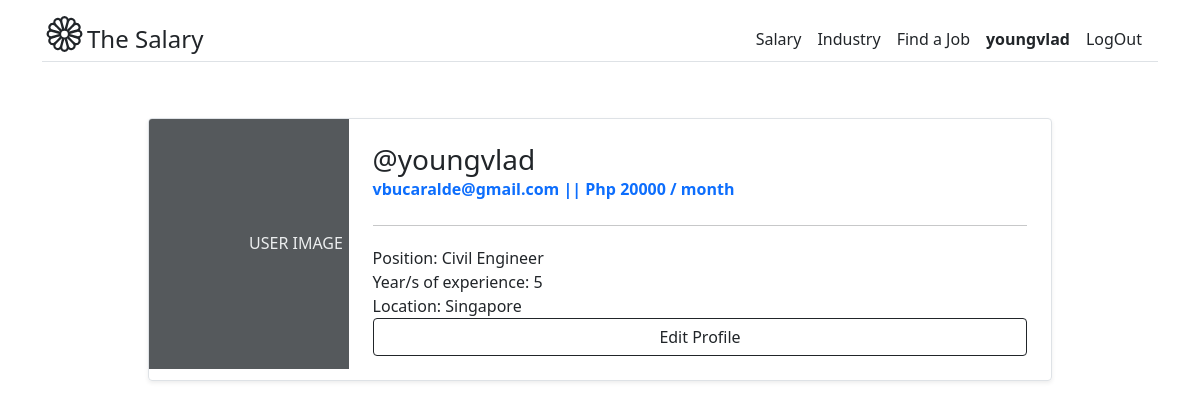
The app's page /account/detail-profile/ (signed in), older data.
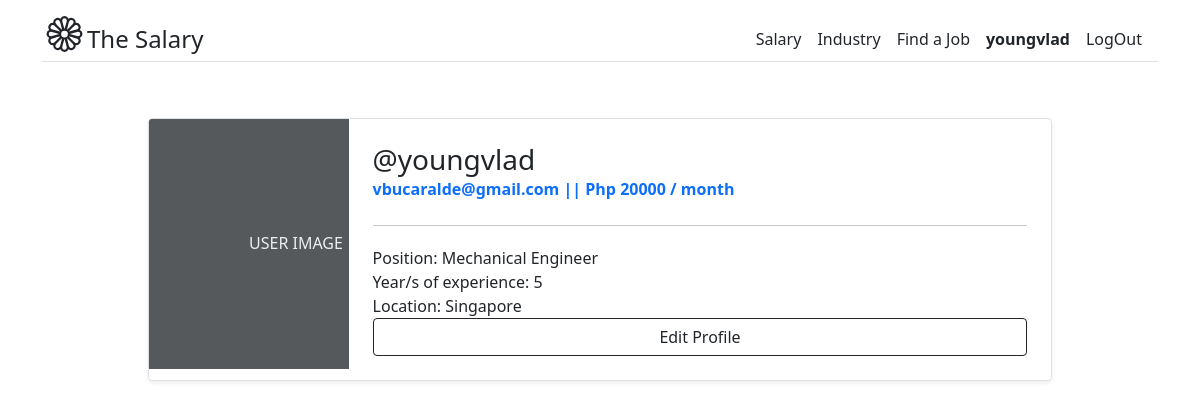
The same page, newer data.
### account/models.py (models this page shows, shortened)
class CustomUser(AbstractBaseUser, PermissionsMixin):
    email           = models.EmailField(_('Email Address'), unique=True)
    username        = models.CharField(max_length=15, unique=True, blank=True, null=True)
    first_name      = models.CharField(max_length=20)
    last_name       = models.CharField(max_length=20)
    birthday        = models.DateField(null=True, blank=True)
    is_active       = models.BooleanField(default=True)
    is_staff        = models.BooleanField(default=False)
    is_superuser    = models.BooleanField(default=False)
    date_created    = models.DateTimeField(auto_now_add=True)
    USERNAME_FIELD  = 'email'
    REQUIRED_FIELDS = ['username', 'first_name', 'last_name']
    objects = CustomUserManager()
    class Meta:
        verbose_name            = 'Account'
        verbose_name_plural     = 'Accounts'

class UserProfile(models.Model):
    position                    = models.CharField(max_length=50, null=False, blank=False)
    yoe                         = models.PositiveSmallIntegerField(null=False, blank=False)
    tool_1                      = models.CharField(max_length=20, null=False, blank=False)
    tool_2                      = models.CharField(max_length=20, null=True, blank=True)
    tool_3                      = models.CharField(max_length=20, null=True, blank=True)
    salary                      = models.PositiveIntegerField(null=False, blank=False)
    location                    = models.CharField(max_length=50, null=False, blank=False)
    industry                    = models.ForeignKey(Industry, on_delete=models.CASCADE)
    user                        = models.OneToOneField(CustomUser, on_delete=models.CASCADE)
    created                     = models.DateTimeField(auto_now_add=True)
    updated                     = models.DateTimeField(auto_now=True)
    class Meta:
        verbose_name            = 'Salary Info'
        verbose_name_plural     = 'Salary Info'

### account/views.py (the view)
# urls.py: path('detail-profile/', UserProfile_Detail.as_view(), name='userprofile_detail'),
class UserProfile_Detail(DetailView):
    template_name = 'profile/detail_profile.html'
    queryset = UserProfile.objects.all()
    def get_object(self):
        return self.request.user.userprofile

### templates/profile/detail_profile.html (shortened to what this page needs)
{% extends 'base.html' %}
{% block content %}
<div class="container mx-auto" style="padding-right: 10%; padding-left: 10%; padding-top: 40px;">
    <div class="row g-0 border rounded overflow-hidden flex-md-row mb-4 shadow-sm h-md-250 position-relative">
        <div class="col-auto d-none d-lg-block">
            <svg class="bd-placeholder-img" width="200" height="250" xmlns="http://www.w3.org/2000/svg" role="img"
                preserveAspectRatio="xMidYMid slice" focusable="false">
                <rect width="100%" height="100%" fill="#55595c" /><text x="50%" y="50%" fill="#eceeef"
                    dy=".3em">USER IMAGE</text>
            </svg>
        </div>
        <div class="col p-4 d-flex flex-column position-static">
            <h3 class="mb-0">@{{user.username}}</h3>
            <strong class="d-inline-block mb-2 text-primary">{{user.email}} || Php {{user.userprofile.salary}} / month</strong>
            <hr>
            <p class="card-text mb-auto">Position: {{user.userprofile.position}}</p>
            <p class="card-text mb-auto">Year/s of experience: {{user.userprofile.yoe}}</p>
            <p class="card-text mb-auto">Location: {{user.userprofile.location}}</p>
            <a class="btn btn-outline-dark" href="{% url 'account:userprofile_update' %}">Edit Profile</a>
        </div>
    </div>
</div>
{% endblock %}

### templates/base.html (shortened to what this page needs)
<!DOCTYPE html>
<html lang="en">
<head>
    <link href="https://cdn.jsdelivr.net/npm/bootstrap@5.0.2/dist/css/bootstrap.min.css" rel="stylesheet">
</head>
<body>
    <div class="container py-3">
        <header>
            <div class="d-flex flex-column flex-md-row align-items-center  border-bottom">
                {% if user.is_authenticated %}
                <a href="{% url 'salary:home_page' %}" class="d-flex align-items-center text-dark text-decoration-none">
                {% else %}
                <a href="{% url 'salary:home_page' %}" class="d-flex align-items-center text-dark text-decoration-none"></a>
                {% endif %}
                    {% if user.is_authenticated %}
                    <a class="fs-4 text-dark text-decoration-none" href="{% url 'salary:home_page' %}">The Salary</a>
                    {% else %}
                    <a class="fs-4 text-dark text-decoration-none" href="{% url 'salary:home_page' %}">The Salary</a>
                    {% endif %}
                </a>
                <nav class="d-inline-flex mt-2 mt-md-0 ms-md-auto">
                    <a class="me-3 py-2 text-dark text-decoration-none" href="{% url 'salary:salary_page' %}">Salary</a>
                    <a class="me-3 py-2 text-dark text-decoration-none" href="{% url 'salary:industry_page' %}">Industry</a>
                    <a class="me-3 py-2 text-dark text-decoration-none" href="{% url 'salary:job_board_page' %}">Find a Job</a>
                    {% if user.is_authenticated %}
                        <a class="me-3 py-2 text-dark text-decoration-none" href="{% url 'account:userprofile_detail' %}"><strong>{{user.username}}</strong></a>
                        <a class="me-3 py-2 text-dark text-decoration-none" href="{% url 'logout_view' %}">LogOut</a>
                    {% else %}
                        <a class="me-3 py-2 text-dark text-decoration-none" href="{% url 'account:user_login' %}">LogIn</a>
                        <a class="me-3 py-2 text-dark text-decoration-none" href="{% url 'account:signup_view' %}">SignUp</a>
                    {% endif %}
                </nav>
            </div>
        </header>
    </div>
    <div class="container-fluid">
        {% block content %}
        {% endblock %}
    </div>
</body>
</html>

Row changes from the older to the newer data that the page shows:
changed CustomUser "youngvlad": userprofile.position "Civil Engineer" → "Mechanical Engineer"
